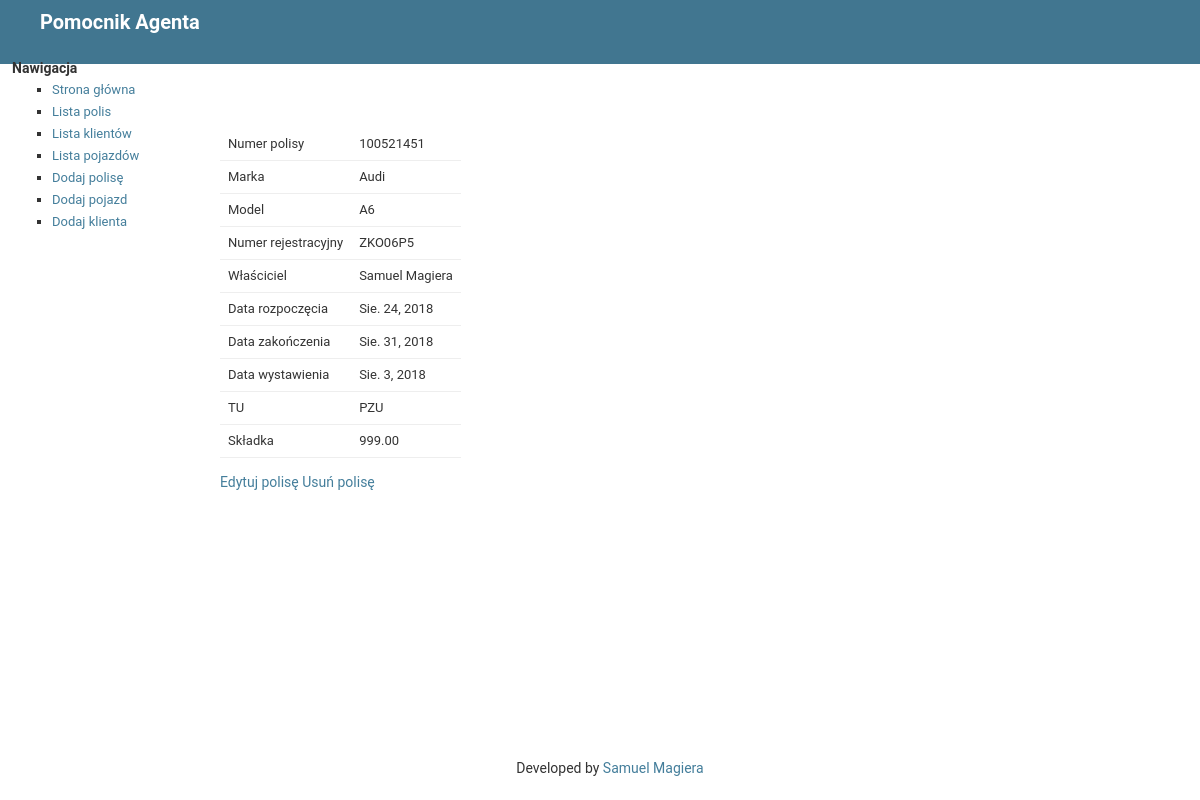
Page /helper/4/details/ on the committed database.
### helper/models.py (models this page shows, shortened)
class Policy(models.Model):
    INSTALLMENTS_CHOICES = (
        (1, 'jedna'),
        (2, 'dwie'),
        (4, 'cztery'),
    )
    PAYMENT_CHOICES = (
        (1, 'gotówka'),
        (2, 'przelew')
    )
    number = models.CharField(max_length=20)
    date_issued = models.DateField()
    date_start = models.DateField()
    date_end = models.DateField()
    premium = models.DecimalField(max_digits=7, decimal_places=2)
    installments = models.IntegerField(
        choices = INSTALLMENTS_CHOICES,
        default=1,
    )
    payment = models.IntegerField(
        choices=PAYMENT_CHOICES,
        default=1,
    )
    insurer = models.ForeignKey(Insurer, on_delete=models.CASCADE)
    vehicle = models.ForeignKey(Vehicle, on_delete=models.CASCADE)

class Vehicle(models.Model):
    OSOBOWY = "Osobowy"
    CIEZAROWY = "Ciężarowy"
    MOTOCYKL = "Motocykl"
    PRZYCZEPA = "Przyczepa"
    CIAGNIK_ROLNICZY = "Ciągnik Rolniczy"
    CIAGNIK_SIODLOWY = "Ciągnik Siodłowy"
    AUTOBUS = "Autobus"
    TYPE_CHOICE = (
        (OSOBOWY, 'Osobowy'),
        (CIEZAROWY, 'Ciężarowy'),
        (MOTOCYKL, 'Motocykl'),
        (PRZYCZEPA, 'Przyczepa'),
        (CIAGNIK_ROLNICZY, 'Ciągnik rolniczy'),
        (CIAGNIK_SIODLOWY, 'Ciągnik siodłowy'),
        (AUTOBUS, 'Autobus'),
    )
    vehicle_type = models.CharField(
        max_length=16,
        choices=TYPE_CHOICE,
        default=OSOBOWY,
    )
    make = models.CharField(max_length=50)
    model = models.CharField(max_length=50)
    reg_number = models.CharField(max_length=10)
    vin = models.CharField(max_length=17)
    manufacture_year = models.IntegerField()
    capacity = models.IntegerField()
    power = models.IntegerField()
    seats = models.IntegerField()
    first_registered = models.DateField()
    owner = models.ForeignKey(Client, on_delete=models.CASCADE)
    leasing = models.ForeignKey(Leasing, blank=True, null=True,
                                on_delete=models.SET_NULL)

class Client(models.Model):
    name = models.CharField(max_length=100)
    pesel_or_regon = models.CharField(max_length=20)
    address = models.CharField(max_length=200)
    phone_number = models.CharField(max_length=20)
    email = models.CharField(max_length=100)

class Insurer(models.Model):
    name = models.CharField(max_length=20)
    def __str__(self):
        return self.name

### helper/views.py (the view)
# urls.py: path('<int:pk>/details/', views.DetailView.as_view(), name='details'),
class DetailView(generic.DetailView):
    model = Policy
    template_name = 'helper/details.html'

### helper/templates/helper/details.html (shortened to what this page needs)
{% extends "helper/base.html" %}
{% block content %}
<h1>Polisa numer {{ policy.number }}</h1>
<table>
    <tr>
        <td>Numer polisy</td>
        <td>{{ policy.number }}</td>
    </tr>
    <tr>
        <td>Marka</td>
        <td>{{ policy.vehicle.make }}</td>
    </tr>
    <tr>
        <td>Model</td>
        <td>{{ policy.vehicle.model }}</td>
    </tr>
    <tr>
        <td>Numer rejestracyjny</td>
        <td>{{ policy.vehicle.reg_number }}</td>
    </tr>
    <tr>
        <td>Właściciel</td>
        <td>{{ policy.vehicle.owner.name }}</td>
    </tr>
    <tr>
        <td>Data rozpoczęcia</td>
        <td>{{ policy.date_start }}</td>
    </tr>
    <tr>
        <td>Data zakończenia</td>
        <td>{{ policy.date_end }}</td>
    </tr>
    <tr>
        <td>Data wystawienia</td>
        <td>{{ policy.date_issued }}</td>
    </tr>
    <tr>
        <td>TU</td>
        <td>{{ policy.insurer }}</td>
    </tr>
    <tr>
        <td>Składka</td>
        <td>{{ policy.premium }}</td>
    </tr>
</table>
<br>
<a href="{% url 'helper:edit' policy.id %}">Edytuj polisę</a>
<a href="{% url 'helper:delete' policy.id %}">Usuń polisę</a>
{% endblock %}

### helper/static/helper/admin.css (style rules this page uses)
body { margin: 0; padding: 0; font-size: 14px; font-family: "Roboto","Lucida Grande","DejaVu Sans","Bitstream Vera Sans",Verdana,Arial,sans-serif; color: #333; background: #fff; }
a:link, a:visited { color: #447e9b; text-decoration: none; }
h1,h2,h3,h4,h5 { font-weight: bold; }
h1 { margin: 0 0 20px; font-weight: 600; font-size: 20px; color: #fff; }
table { border-collapse: collapse; border-color: #ccc; }
td, th { font-size: 13px; line-height: 16px; border-bottom: 1px solid #eee; vertical-align: top; padding: 8px; font-family: "Roboto", "Lucida Grande", Verdana, Arial, sans-serif; }

### rows in the picture
Policy: number "100521451", vehicle.make "Audi", vehicle.model "A6", vehicle.reg_number "ZKO06P5", vehicle.owner.name "Samuel Magiera", date_start "Sie. 24, 2018", date_end "Sie. 31, 2018", date_issued "Sie. 3, 2018", insurer "PZU", premium "999.00"
